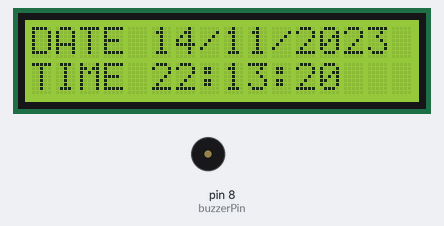
The sketch below on a simulated Arduino Uno, built with avr-gcc and run on an emulated ATmega328P. Parts: 16×2 character LCD, buzzer (waves = sounding, pin HIGH). The local clock reads 2024-03-15 10:24:30 at power-on unless the sketch sets it.

Above: at 0.1 s.
At 4.3 s:
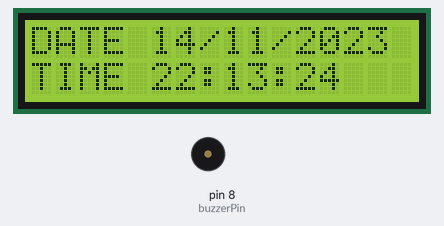
At 9.4 s:
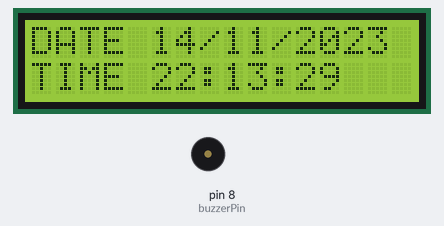
At 18.7 s:
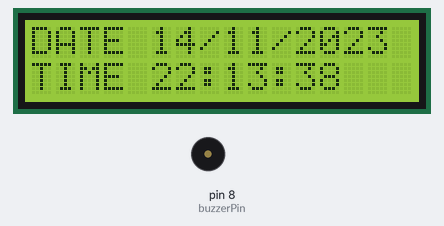
At 28.0 s:
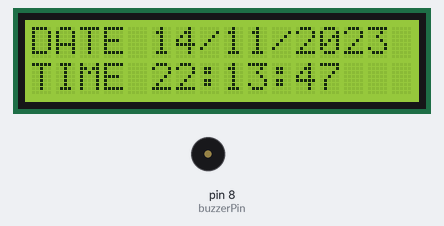
At 38.4 s:
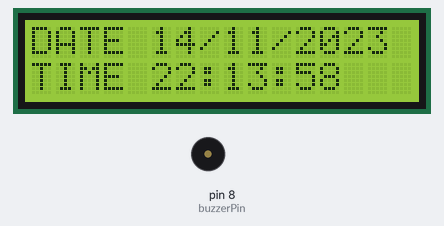

Measured:
- what the display in image 1 shows lasts 1.1 s, from 4.2 s to 5.3 s

The sketch:

Program_JamAkurat_Buzzer.ino
```cpp
#include <Wire.h>
#include <LiquidCrystal_I2C.h>
#include "RTClib.h"

RTC_DS1307 rtc;
LiquidCrystal_I2C lcd(0x27, 16, 2);

char daysOfTheWeek[7][12] = {"Sun", "Mon", "Tue", "Wed", "Thu", "Fri", "Sat"};
const int buzzerPin = 8;  // Pin untuk buzzer

void setup ()
{
  Serial.begin(9600);
  lcd.begin();  // Initialize the LCD
  lcd.backlight();  // To power ON the backlight

  pinMode(buzzerPin, OUTPUT);  // Set buzzer pin as output

  if (!rtc.begin())
  {
    lcd.print("Couldn't find RTC");
    while (1);
  }

  if (!rtc.isrunning())
  {
    lcd.print("RTC is NOT running!");
  }

  rtc.adjust(DateTime(F(__DATE__), F(__TIME__))); //Set tanggal dan waktu secara otomatis di komputer
  //rtc.adjust(DateTime(2024, 11, 25, 11, 14, 00));  //Set tanggal dan waktu ke 25 November 2024, 11:14:00
}

void loop ()
{
  DateTime now = rtc.now();

  // Tampilkan waktu di LCD
  lcd.setCursor(0, 1);
  lcd.print("TIME");
  lcd.print(" ");
  lcd.print(now.hour());
  lcd.print(':');
  lcd.print(now.minute());
  lcd.print(':');
  lcd.print(now.second());
  lcd.print("  ");

  lcd.setCursor(0, 0);
  lcd.print("DATE");
  lcd.print(" ");
  lcd.print(now.day());
  lcd.print('/');
  lcd.print(now.month());
  lcd.print('/');
  lcd.print(now.year());
  lcd.print("  ");

  // Cek kondisi waktu tertentu untuk mengaktifkan buzzer pengingat sholat subuh
  if (now.hour() == 03 && now.minute() == 40 && now.second() == 0)
  {
    // Jika jam menunjukkan 03:40:00, aktifkan buzzer selama 5 detik
    tone(buzzerPin, 1000);  // Frekuensi 1000 Hz
    delay(5000);  // Durasi buzzer berbunyi 5 detik
    noTone(buzzerPin);  // Matikan buzzer
  }

  // Cek kondisi waktu tertentu untuk mengaktifkan buzzer pengingat sholat dzuhur
  if (now.hour() == 11 && now.minute() == 15 && now.second() == 0)
  {
    // Jika jam menunjukkan 11:15:00, aktifkan buzzer selama 5 detik
    tone(buzzerPin, 1000);  // Frekuensi 1000 Hz
    delay(5000);  // Durasi buzzer berbunyi 5 detik
    noTone(buzzerPin);  // Matikan buzzer
  }

  // Cek kondisi waktu tertentu untuk mengaktifkan buzzer pengingat sholat asar
  if (now.hour() == 14 && now.minute() == 35 && now.second() == 0)
  {
    // Jika jam menunjukkan 14:35:00, aktifkan buzzer selama 5 detik
    tone(buzzerPin, 1000);  // Frekuensi 1000 Hz
    delay(5000);  // Durasi buzzer berbunyi 5 detik
    noTone(buzzerPin);  // Matikan buzzer
  }

   // Cek kondisi waktu tertentu untuk mengaktifkan buzzer pengingat sholat maghrib
  if (now.hour() == 17 && now.minute() == 30 && now.second() == 0)
  {
    // Jika jam menunjukkan 17:30:00, aktifkan buzzer selama 5 detik
    tone(buzzerPin, 1000);  // Frekuensi 1000 Hz
    delay(5000);  // Durasi buzzer berbunyi 5 detik
    noTone(buzzerPin);  // Matikan buzzer
  }

   // Cek kondisi waktu tertentu untuk mengaktifkan buzzer pengingat sholat isya'
  if (now.hour() == 18 && now.minute() == 41 && now.second() == 0)
  {
    // Jika jam menunjukkan 18:41:00, aktifkan buzzer selama 5 detik
    tone(buzzerPin, 1000);  // Frekuensi 1000 Hz
    delay(5000);  // Durasi buzzer berbunyi 5 detik
    noTone(buzzerPin);  // Matikan buzzer
  }
  delay(1000);  // Delay 1 detik sebelum pembaruan waktu berikutnya
}
```
